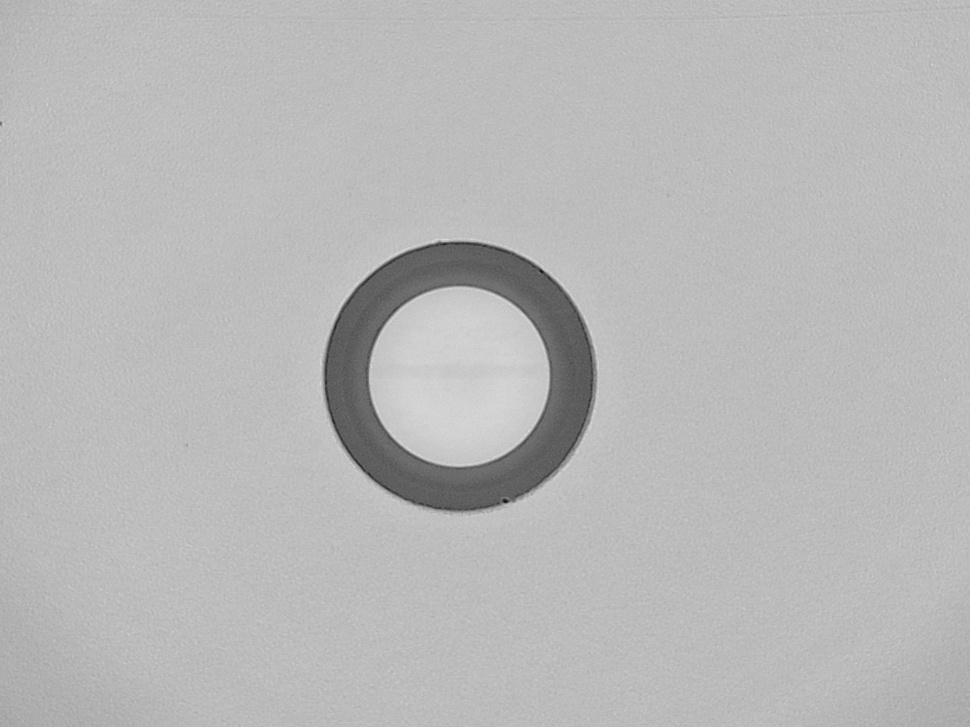
#> input picture dataset/91_clean_20250705_0001.jpg, 970 x 727 px, shrunk from 1152 x 864 before the run
$ python opencv-import-test-31.py ../dataset/91_clean_20250705_0001.jpg   (older library calls are emulated)
#> lines starting #> are read from the running program, lines starting #| are printed output that depends on the picture; after the words box and inside, x2 and y2 are one past the last pixel; in counts of white or black regions, pixels touching at a corner belong together
import cv2
import numpy as np
import os
from scipy.optimize import least_squares
from scipy.signal import find_peaks
from skimage.feature import canny

# Ensure a non-interactive backend for matplotlib for Linux/headless compatibility
import matplotlib
matplotlib.use('Agg')
import matplotlib.pyplot as plt

# --- HELPER FUNCTIONS ---

def apply_binary_refinement_mask(region, keep_white=True):
    """
    Applies a binary filter to a segmented region to remove artifacts.
    - For the core (keep_white=True), it keeps the bright areas.
    - For the cladding (keep_white=False), it removes the bright areas.
    """
    if np.all(region == 0): return region

    if len(region.shape) > 2:
        gray_copy = cv2.cvtColor(region, cv2.COLOR_BGR2GRAY)
    else:
        gray_copy = region.copy()

    _, binary_mask = cv2.threshold(gray_copy, 0, 255, cv2.THRESH_BINARY + cv2.THRESH_OTSU)

    kernel = cv2.getStructuringElement(cv2.MORPH_ELLIPSE, (5, 5))
    binary_mask = cv2.morphologyEx(binary_mask, cv2.MORPH_CLOSE, kernel)

    if keep_white:
        return cv2.bitwise_and(region, region, mask=binary_mask)
    else:
        inverted_mask = cv2.bitwise_not(binary_mask)
        return cv2.bitwise_and(region, region, mask=inverted_mask)

def run_ransac_lsq_fit(points):
    """
    (From zara.py) Runs one instance of RANSAC + LSQ fitting.
    Returns [cx, cy, r1, r2] or None if it fails.
    """
    if len(points) < 20: return None

    def residuals(params, points_arg):
        cx, cy, r1, r2 = params
        distances = np.linalg.norm(points_arg - np.array([cx, cy]), axis=1)
        return np.minimum(np.abs(distances - r1), np.abs(distances - r2))

    best_score, best_params_ransac = -1, None
    for _ in range(250):
        try:
            p1, p2, p3 = points[np.random.choice(len(points), 3, replace=False)]
        except ValueError:
            return None
        D = 2 * (p1[0]*(p2[1]-p3[1]) + p2[0]*(p3[1]-p1[1]) + p3[0]*(p1[1]-p2[1]))
        if abs(D) < 1e-6: continue
        ux = ((p1[0]**2+p1[1]**2)*(p2[1]-p3[1])+(p2[0]**2+p2[1]**2)*(p3[1]-p1[1])+(p3[0]**2+p3[1]**2)*(p1[1]-p2[1]))/D
        uy = ((p1[0]**2+p1[1]**2)*(p3[0]-p2[0])+(p2[0]**2+p2[1]**2)*(p1[0]-p3[0])+(p3[0]**2+p3[1]**2)*(p2[0]-p1[0]))/D
        distances = np.linalg.norm(points - np.array([ux, uy]), axis=1)
        hist, bin_edges = np.histogram(distances, bins=100, range=(0, np.max(distances)))
        score = np.sum(np.sort(hist)[-2:])
        if score > best_score:
            best_score, peak_indices = score, np.argsort(hist)[-2:]
            best_params_ransac = [ux, uy, bin_edges[peak_indices[0]], bin_edges[peak_indices[1]]]

    if best_params_ransac is None: return None

    result = least_squares(residuals, best_params_ransac, args=(points,), method='lm', max_nfev=100)
    return result.x

# --- MAIN ANALYSIS PIPELINE ---

def ultimate_consensus_segmentation(image_path, output_dir='output_ultimate_consensus'):
    """
    Implements a multi-hypothesis, validated consensus approach including Hough Transforms.
    """
#> called with image_path = '../dataset/91_clean_20250705_0001.jpg', output_dir = 'output_ultimate_consensus'
    print(f"\n--- Ultimate Consensus Pipeline Initiated for: {image_path} ---")
    if not os.path.exists(image_path): print(f"Error: File not found: {image_path}"); return
    os.makedirs(output_dir, exist_ok=True)

    original_image = cv2.imread(image_path)
#> original_image is the input picture: shape (727, 970, 3); min 16, max 221, mean 184.1
    gray_image = cv2.cvtColor(original_image, cv2.COLOR_BGR2GRAY)
    blurred_image = cv2.GaussianBlur(gray_image, (9, 9), 2)
    height, width, _ = original_image.shape
    base_filename = os.path.splitext(os.path.basename(image_path))[0]

    # STAGE 0: PRE-CALCULATE DATA MAPS
    print("\n--- Stage 0: Pre-calculating Data Maps ---")
    sobel_x = cv2.Sobel(blurred_image, cv2.CV_64F, 1, 0, ksize=5)
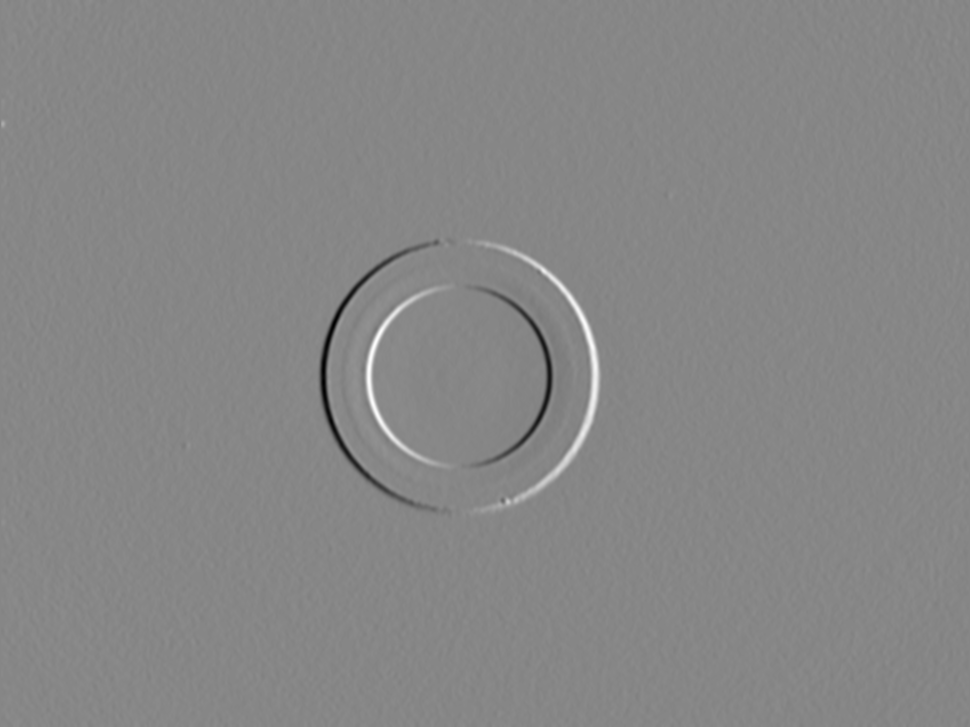
#> sobel_x: shape (727, 970) float64; min -2624, max 2338, mean 0.4; drawn with min black and max white
    sobel_y = cv2.Sobel(blurred_image, cv2.CV_64F, 0, 1, ksize=5)
    change_magnitude = cv2.magnitude(sobel_x, sobel_y)
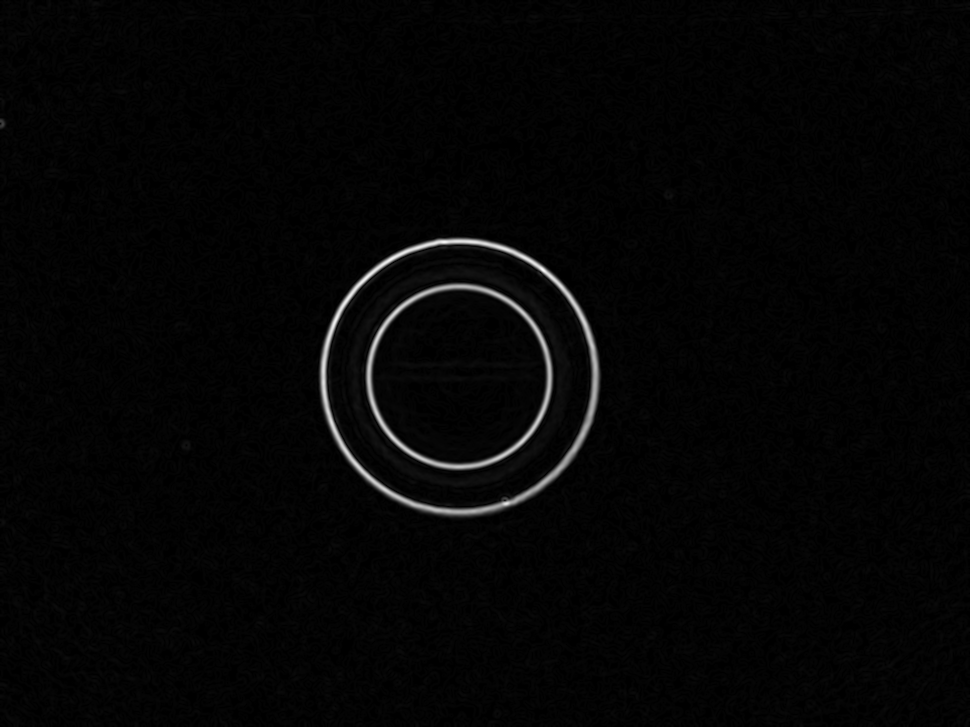
#> change_magnitude: shape (727, 970) float64; min 0, max 2995.6, mean 62; drawn with min black and max white

    # STAGE 1: GENERATE & TEST HYPOTHESES
    print("\n--- Stage 1: Generating and Testing All Hypotheses ---")
    hypotheses = []

    # --- Methods based on Binary Views ---
    views = {
        'Canny': (canny(gray_image, sigma=1.5) * 255).astype(np.uint8),
        'Otsu': cv2.threshold(blurred_image, 0, 255, cv2.THRESH_BINARY + cv2.THRESH_OTSU)[1],
        'Adaptive': cv2.adaptiveThreshold(blurred_image, 255, cv2.ADAPTIVE_THRESH_GAUSSIAN_C, cv2.THRESH_BINARY_INV, 51, 5)
    }

    for method_name, view in views.items():
        print(f"\n  -> Testing '{method_name}' View Hypothesis...")
        points = None
        if method_name == 'Canny':
            points = np.argwhere(view > 0)[:, ::-1].astype(float)
        else:
            contours, _ = cv2.findContours(view, cv2.RETR_TREE, cv2.CHAIN_APPROX_SIMPLE)
            if contours:
                points = np.vstack([c for c in contours]).squeeze().astype(float)

        if points is None or len(points) < 50:
            print("     - Not enough feature points. Skipping.")
            continue

        geom_params = run_ransac_lsq_fit(points)
        if geom_params is None:
            print("     - Geometric fit failed. Skipping.")
            continue

        cx_geom, cy_geom, r1_geom, r2_geom = geom_params

        # Validate against gradient data
        y_coords, x_coords = np.indices((height, width))
        radii_map = np.sqrt((x_coords - cx_geom)**2 + (y_coords - cy_geom)**2)
        max_r = int(np.max(radii_map))
        radial_change = np.array([np.mean(change_magnitude[radii_map.astype(int) == r]) for r in range(max_r) if np.any(radii_map.astype(int) == r)])

        data_peaks, _ = find_peaks(radial_change, prominence=np.mean(radial_change), distance=20)
        if len(data_peaks) < 2:
            print("     - Validation failed: could not find two gradient peaks. Skipping.")
            continue

        data_radii = sorted(data_peaks[np.argsort(radial_change[data_peaks])[-2:]])
        alignment_score = abs(sorted([r1_geom, r2_geom])[0] - data_radii[0]) + abs(sorted([r1_geom, r2_geom])[1] - data_radii[1])

        print(f"     - Score: {alignment_score:.2f}")
        hypotheses.append({'method': method_name, 'params': geom_params, 'score': alignment_score})
#> this loop made 3 passes
#> (method_name, cx_geom, cy_geom, r1_geom) on passes 1 to 3: ('Canny', 457.1, 374.9, 90.38), ('Otsu', 459.3, 376, 90.17), ('Adaptive', 450.5, 370.7, 141.3)
#> (printed output is left out)
#> pass 1, in ultimate_consensus_segmentation, `radii_map = np.sqrt((x_coords - cx_geom)**2 + (y_coords - cy_geom)**2)`:
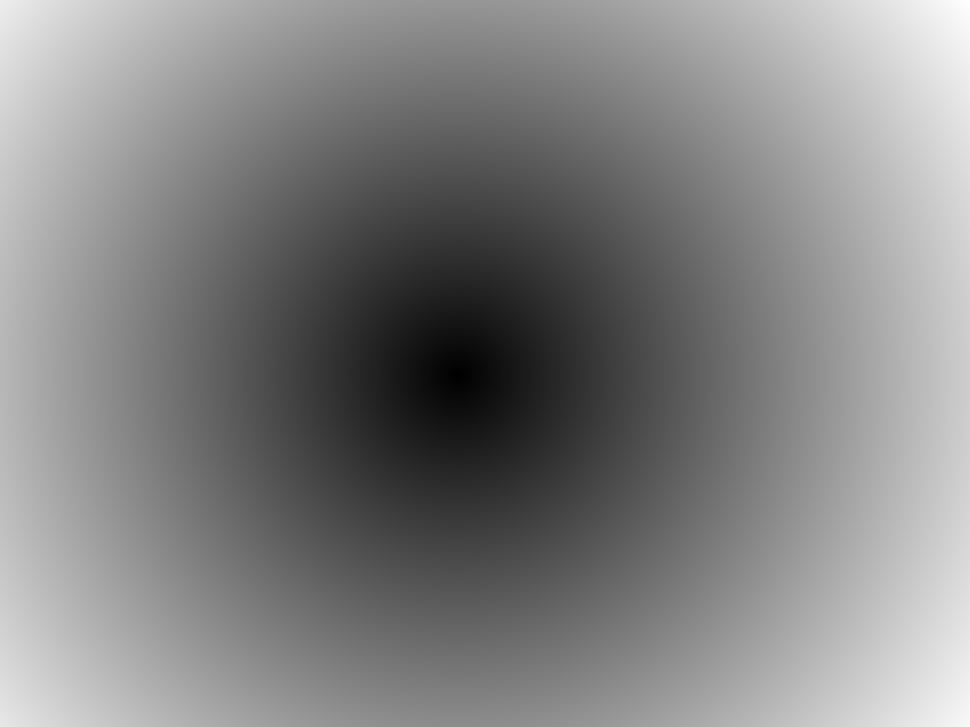
#> radii_map: shape (727, 970) float64; min 0.103, max 634.5, mean 327.5; drawn with min black and max white
#> after the loop, hypotheses = 3 items

    # --- NEW: Hough Circle Hypothesis ---
    print("\n  -> Testing 'Hough Circle' Hypothesis...")
    hough_circles = cv2.HoughCircles(blurred_image, cv2.HOUGH_GRADIENT, dp=1.2, minDist=10, param1=50, param2=30, minRadius=10)
#> hough_circles = 36 rows, first 8: [460.2, 376.2, 134.9], [442.2, 391.8, 112.5], [442.2, 359.4, 113.1], [472.2, 357, 113.3], [436.2, 381, 113], [461.4, 353.4, 112.6], [471, 378.6, 124.4], [480.6, 385.8, 113]
    if hough_circles is not None and len(hough_circles[0]) >= 2:
        # Take the two most prominent Hough circles as the boundaries
        circles = sorted(hough_circles[0], key=lambda c: c[2]) # Sort by radius
#> circles = 36 items, first 6: [487.8, 406.2, 48.52], [460.2, 342.6, 57.04], [495, 343.8, 87.76], [499.8, 354.6, 90.64], [417, 393, 90.88], [424.2, 400.2, 93.76]
        cx_hough = np.mean([c[0] for c in circles[:2]]) # Average center
#> cx_hough = 474
        cy_hough = np.mean([c[1] for c in circles[:2]])
#> cy_hough = 374.4
        r1_hough, r2_hough = circles[0][2], circles[1][2]
#> r1_hough = 48.52; r2_hough = 57.04

        y_coords, x_coords = np.indices((height, width))
        radii_map = np.sqrt((x_coords - cx_hough)**2 + (y_coords - cy_hough)**2)
        max_r = int(np.max(radii_map))
#> max_r = 620
        radial_change = np.array([np.mean(change_magnitude[radii_map.astype(int) == r]) for r in range(max_r) if np.any(radii_map.astype(int) == r)])
#> radial_change = 620 values, max 621.4 at index 123, min 30.09 at index 235, mean 80.85

        data_peaks, _ = find_peaks(radial_change, prominence=np.mean(radial_change), distance=20)
#> data_peaks = [76, 123, 149]
        if len(data_peaks) >= 2:
            data_radii = sorted(data_peaks[np.argsort(radial_change[data_peaks])[-2:]])
#> data_radii = [76, 123]
            alignment_score = abs(r1_hough - data_radii[0]) + abs(r2_hough - data_radii[1])
#> alignment_score = 93.44
            print(f"     - Score: {alignment_score:.2f}")
#|      - Score: 93.44
            hypotheses.append({'method': 'Hough', 'params': [cx_hough, cy_hough, r1_hough, r2_hough], 'score': alignment_score})
        else:
            print("     - Validation failed: could not find two gradient peaks. Skipping.")
    else:
        print("     - Hough transform failed to find at least two circles. Skipping.")

    # STAGE 2: SELECT BEST HYPOTHESIS AND SEGMENT
    if not hypotheses: print("\nError: All hypothesis methods failed."); return

    best_hypothesis = min(hypotheses, key=lambda x: x['score'])
#> best_hypothesis = {'method': 'Canny', 'params': [457.1, 374.9, 90.38, 137.2], 'score': 2.61}
    print(f"\n--- Stage 2: Consensus! Best alignment from '{best_hypothesis['method']}' (Score: {best_hypothesis['score']:.2f}) ---")
#| --- Stage 2: Consensus! Best alignment from 'Canny' (Score: 2.61) ---

    cx, cy, r1, r2 = best_hypothesis['params']
#> cx = 457.1; cy = 374.9; r1 = 90.38; r2 = 137.2
    core_radius, cladding_radius = int(round(min(r1, r2))), int(round(max(r1, r2)))
#> core_radius = 90; cladding_radius = 137
    final_center = (int(round(cx)), int(round(cy)))
#> final_center = (457, 375)

    # STAGE 3: PER-SEGMENT REFINEMENT & OUTPUT
    print("\n--- Stage 3: Applying Final Segmentation and Artifact Removal ---")
    mask_template = np.zeros_like(gray_image)
    core_mask = cv2.circle(mask_template.copy(), final_center, core_radius, 255, -1)
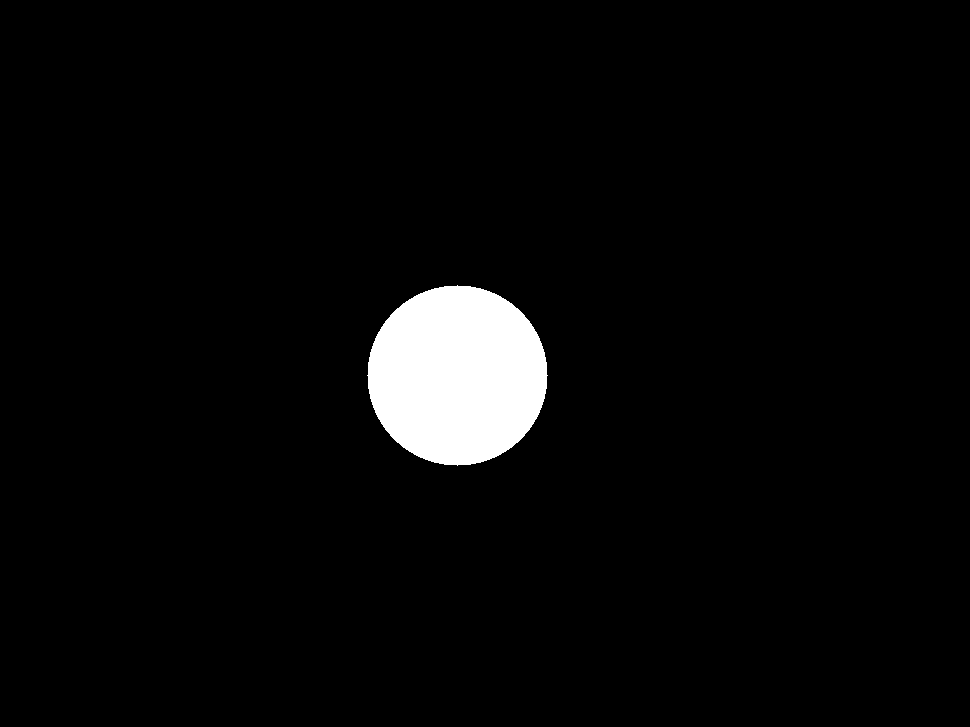
#> core_mask: shape (727, 970); 3.6% white; 1 white region, box (x1, y1, x2, y2) and area: (367, 285, 548, 466) 25445
    cladding_outer = cv2.circle(mask_template.copy(), final_center, cladding_radius, 255, -1)
#> cladding_outer: shape (727, 970); 8.4% white; 1 white region, box (x1, y1, x2, y2) and area: (320, 238, 595, 513) 58941
    cladding_mask = cv2.subtract(cladding_outer, core_mask)
#> cladding_mask: shape (727, 970); 4.7% white; 1 white region, box (x1, y1, x2, y2) and area: (320, 238, 595, 513) 33496

    # Refine and save
    refined_core = apply_binary_refinement_mask(cv2.bitwise_and(original_image, original_image, mask=core_mask), keep_white=True)
    refined_cladding = apply_binary_refinement_mask(cv2.bitwise_and(original_image, original_image, mask=cladding_mask), keep_white=False)
#> call 2 of apply_binary_refinement_mask, with keep_white = False
#> in apply_binary_refinement_mask (call 2), `gray_copy = cv2.cvtColor(region, cv2.COLOR_BGR2GRAY)`:
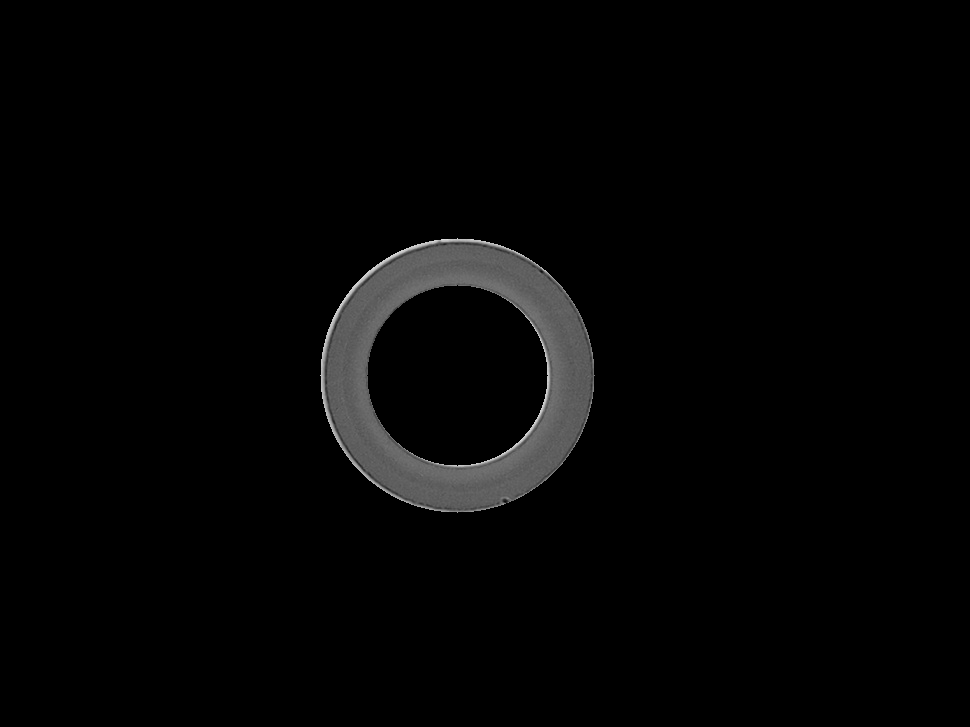
#> gray_copy: shape (727, 970); min 0, max 220, mean 4.8
    cv2.imwrite(os.path.join(output_dir, f'1_refined_core.png'), refined_core)
    cv2.imwrite(os.path.join(output_dir, f'2_refined_cladding.png'), refined_cladding)
    print("  -> Saved refined core and cladding regions.")

    # STAGE 4: FINAL REPORTING
    print("\n--- Stage 4: Generating Final Reports ---")
    diagnostic_image = original_image.copy()
    cv2.circle(diagnostic_image, final_center, core_radius, (0, 255, 0), 2, cv2.LINE_AA)
    cv2.circle(diagnostic_image, final_center, cladding_radius, (0, 0, 255), 2, cv2.LINE_AA)
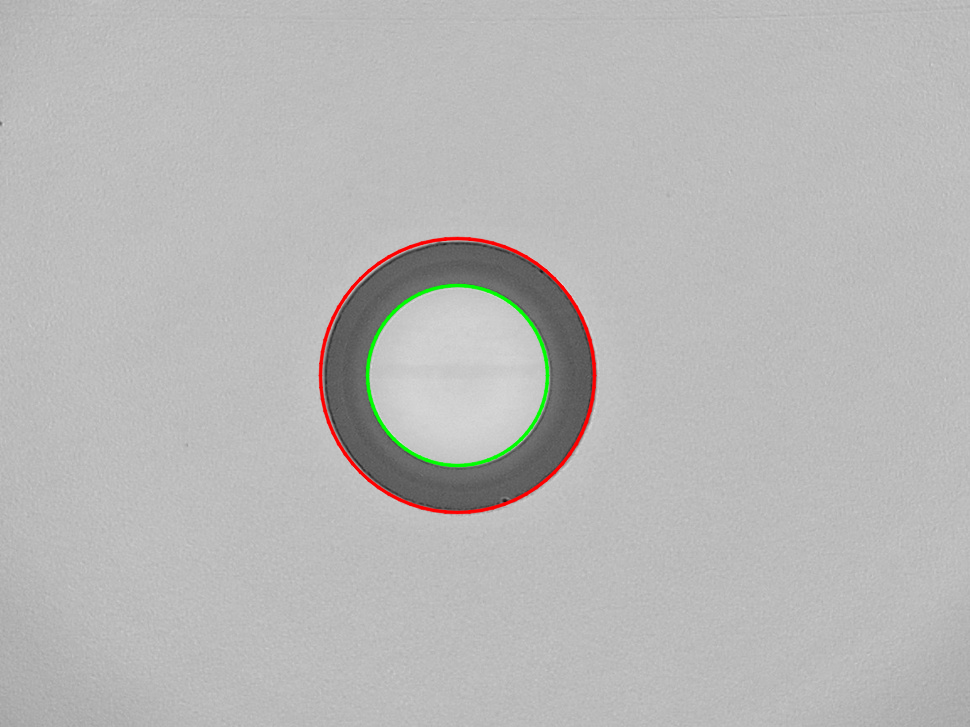
#> diagnostic_image: shape (727, 970, 3); mean B, G, R 183, 183.7, 184
    cv2.imwrite(os.path.join(output_dir, f'3_final_boundaries.png'), diagnostic_image)

    # Final chart
    plt.figure(figsize=(12, 6))
    y_coords, x_coords = np.indices((height, width))
    radii_map = np.sqrt((x_coords - final_center[0])**2 + (y_coords - final_center[1])**2)
    max_r = int(np.max(radii_map))
#> max_r = 634
    final_radial_change = np.array([np.mean(change_magnitude[radii_map.astype(int) == r]) for r in range(max_r) if np.any(radii_map.astype(int) == r)])
#> final_radial_change = 634 values, max 1981.7 at index 135, min 28.78 at index 200, mean 79.89

    plt.plot(final_radial_change, label='Change Gradient from Final Center', color='red', linewidth=2)
    plt.title(f"Final Analysis - Winning Method: {best_hypothesis['method']} (Score: {best_hypothesis['score']:.2f})", fontsize=16)
    plt.axvline(x=core_radius, color='g', linestyle='--', label=f'Core Boundary ({core_radius}px)')
    plt.axvline(x=cladding_radius, color='b', linestyle='--', label=f'Cladding Boundary ({cladding_radius}px)')
    plt.xlabel('Radius from Center (pixels)'); plt.ylabel('Gradient Magnitude'); plt.grid(True); plt.legend()
    plt.savefig(os.path.join(output_dir, f'4_final_analysis_chart.png'))
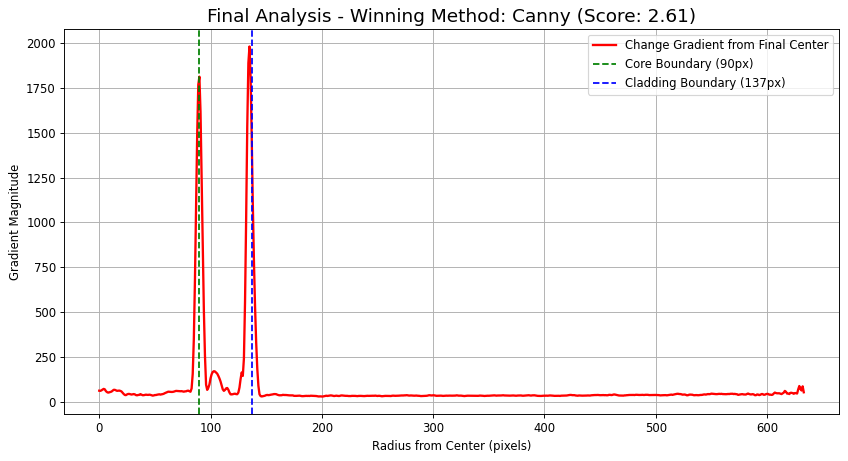
#> figure drawn by matplotlib, 1 panel; curve peaks at x = 135, y = 1981.7
    plt.close()

    print("  -> Saved final boundary image and analysis chart.")
    print("\n--- Pipeline Complete ---")

if __name__ == '__main__':
    import sys
    if len(sys.argv) > 1 and os.path.exists(sys.argv[1]):
        ultimate_consensus_segmentation(sys.argv[1])
    else:
        print("Usage: python your_script_name.py /path/to/your/image.png")
